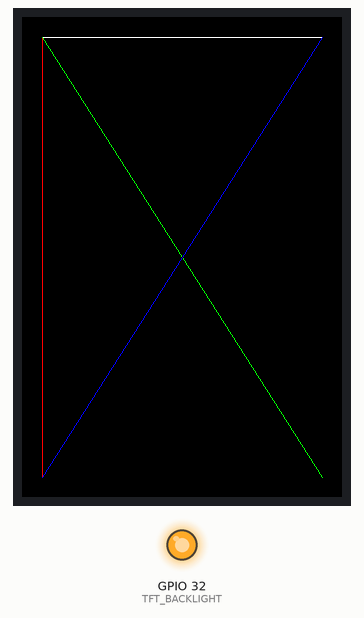
A sketch run on a simulated ESP32. Parts: 320×480 colour display, output pins drawn as LEDs (lit = HIGH). Pins used as bus, display or sensor lines are not drawn; what the sketch prints to the serial monitor is not drawn.

Above: at 1.5 s.
At 3.6 s:
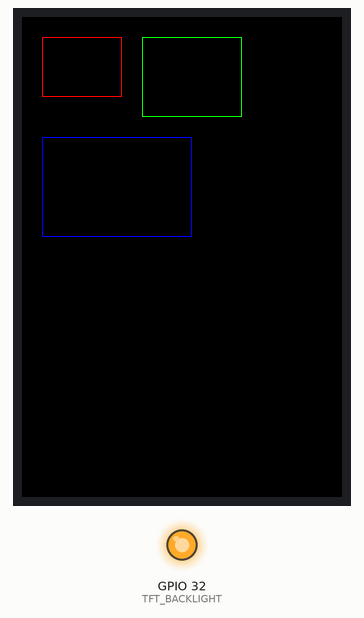
At 8.0 s:
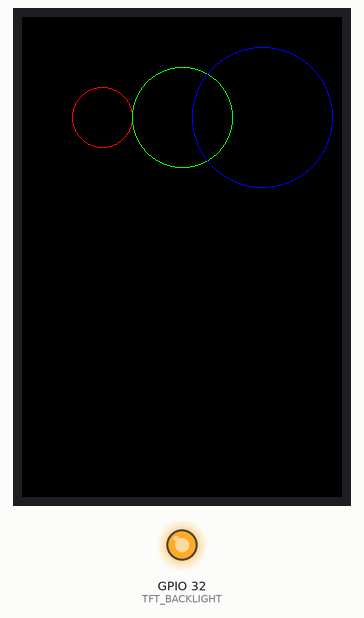
At 12.3 s:
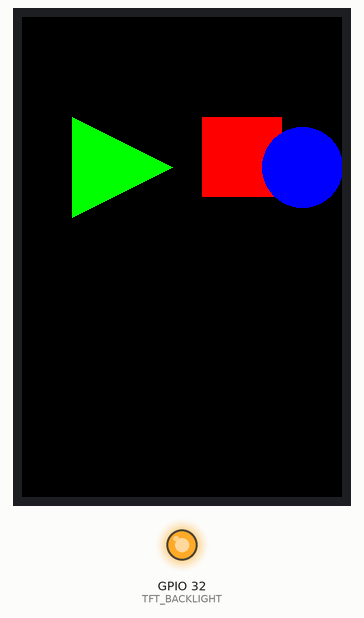
At 16.6 s:
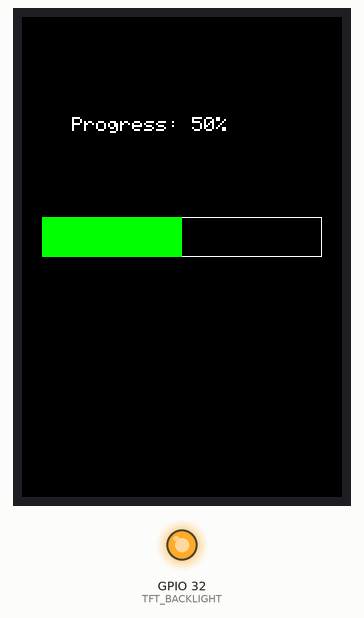
At 30.9 s:
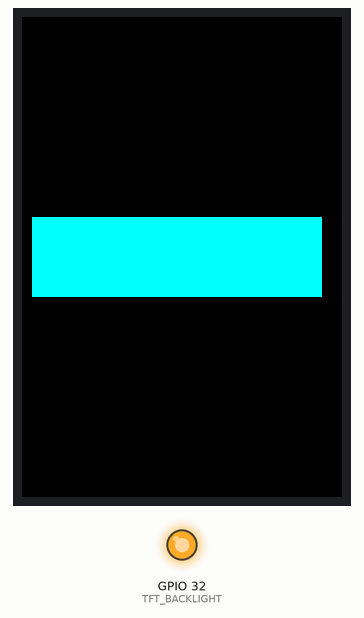

Measured:
- what the display in image 0 shows lasts 2.2 s, from 1.4 s to 3.6 s
- what the display in image 4 shows lasts 2.3 s, from 16.6 s to 18.9 s

The sketch:

Lesson05_Graphics.ino
```cpp
/*
 * Lesson 05: Graphics
 * 3.5 inch TFT-LCD Display Tutorial
 *
 * Course objectives: Learn how to draw basic shapes
 *
 * Key concepts:
 * - Draw lines
 * - Draw rectangles
 * - Draw circles
 * - Filled shapes
 *
 * Library needed (install once via Tools -> Manage Libraries):
 * - "GFX Library for Arduino" by moononournation. Any recent version works.
 *
 * Before uploading, pick your board in Arduino IDE under Tools -> Board:
 * "ESP32S3 Dev Module" for an ESP32-S3, or "ESP32 Dev Module" for a classic ESP32.
 */

#include <Arduino_GFX_Library.h>

// ==================== Color Name Compatibility ====================
// GFX Library 1.6.5+ renamed the short color macros (BLACK, RED, ...) to RGB565_*.
// These aliases keep the sketch compiling on both old (<=1.6.4) and new (>=1.6.5)
// versions. The #ifndef guard makes it a no-op on versions that still define BLACK.
#ifndef BLACK
  #define BLACK   RGB565_BLACK
  #define WHITE   RGB565_WHITE
  #define RED     RGB565_RED
  #define GREEN   RGB565_GREEN
  #define BLUE    RGB565_BLUE
  #define YELLOW  RGB565_YELLOW
  #define MAGENTA RGB565_MAGENTA
  #define CYAN    RGB565_CYAN
#endif


// ==================== SPI LCD Pin Definitions ====================
// This kit ships wired for ESP32-S3, but the display module's ribbon cable works
// with any board. Pins are selected automatically based on the board you choose
// in Arduino IDE (Tools -> Board), so the same sketch compiles on both.
#if defined(CONFIG_IDF_TARGET_ESP32S3)
  // ESP32-S3 (select "ESP32S3 Dev Module") - default wiring for this kit
  #define TFT_CS    10   // CS  (Chip Select)
  #define TFT_RST   42   // RESET
  #define TFT_DC    2    // DC/RS/A0 (Data/Command) - **Must connect!**
  #define TFT_MOSI  11   // SDA/MOSI (SPI data)
  #define TFT_SCLK  12   // SCL/SCLK (SPI clock)
  #define TFT_BACKLIGHT 41  // LEDA/BLK (Backlight)
  #define TFT_USE_PSRAM true
  #define TFT_SPI_NUM   HSPI    // S3: SPI3 host (=1). Usable buses are FSPI(=0) and HSPI(=1).
#else
  // Classic ESP32 (e.g. Lonely Binary PinPulse, select "ESP32 Dev Module")
  // NOTE: GPIO 41/42 do not exist on classic ESP32, and GPIO 6-11 are reserved for
  // the on-chip SPI flash, so the S3 pins above cannot be used. These are the
  // standard VSPI pins for classic ESP32.
  #define TFT_CS    15   // CS  (Chip Select)
  #define TFT_RST   4    // RESET
  #define TFT_DC    2    // DC/RS/A0 (Data/Command) - **Must connect!**
  #define TFT_MOSI  23   // SDA/MOSI (SPI data, VSPI default)
  #define TFT_SCLK  18   // SCL/SCLK (SPI clock, VSPI default)
  #define TFT_BACKLIGHT 32  // LEDA/BLK (Backlight)
  #define TFT_USE_PSRAM false
  #define TFT_SPI_NUM   VSPI    // classic ESP32: SPI3 host (=3). NOT FSPI(=1) -- that is the on-chip flash bus.
#endif

// ==================== Create the display object ====================
// "bus" sets up HOW we talk to the screen (hardware SPI on the pins above).
// "gfx" is the ST7796 screen driver (320x480) we call to draw text and shapes.
// Using a different screen size? See ADAPTATION_GUIDE.md in that size's folder.
Arduino_DataBus *bus = new Arduino_ESP32SPI(TFT_DC, TFT_CS, TFT_SCLK, TFT_MOSI, GFX_NOT_DEFINED, TFT_SPI_NUM /* HSPI on S3, VSPI on classic ESP32 */, true /* is_shared_interface */);
Arduino_ST7796 *gfx = new Arduino_ST7796(bus, TFT_RST, 0, true /* IPS */, 320, 480, 0, 0, 0, 0);

// ==================== Initialization ====================
void setup() {
  Serial.begin(115200);
  delay(1000);

  Serial.println("Lesson 05: Graphics");
  Serial.println("Initializing LCD...");

  // Turn the backlight on (on/off only, no brightness control).
  pinMode(TFT_BACKLIGHT, OUTPUT);
  digitalWrite(TFT_BACKLIGHT, HIGH);  // HIGH = backlight ON

  // Reset display
  pinMode(TFT_RST, OUTPUT);
  digitalWrite(TFT_RST, LOW);
  delay(10);
  digitalWrite(TFT_RST, HIGH);
  delay(120);

  // Initialize LCD
  if (!gfx->begin()) {
    Serial.println("LCD initialization failed!");
    while (1);
  }

  gfx->setRotation(0);

  Serial.println("LCD initialized successfully!");

  // ==================== Lesson Content ====================

  // Part 1: Draw lines
  Serial.println("Drawing lines...");
  gfx->fillScreen(BLACK);

  // Horizontal line
  gfx->drawLine(20, 20, 300, 20, WHITE);

  // Vertical line
  gfx->drawLine(20, 20, 20, 460, RED);

  // Diagonal lines
  gfx->drawLine(20, 20, 300, 460, GREEN);
  gfx->drawLine(300, 20, 20, 460, BLUE);

  delay(2000);

  // Part 2: Draw rectangles (outline)
  Serial.println("Drawing rectangles (outline)...");
  gfx->fillScreen(BLACK);

  // Small rect
  gfx->drawRect(20, 20, 80, 60, RED);

  // Medium rect
  gfx->drawRect(120, 20, 100, 80, GREEN);

  // Large rect
  gfx->drawRect(20, 120, 150, 100, BLUE);

  delay(2000);

  // Part 3: Draw filled rectangles
  Serial.println("Drawing filled rectangles...");
  gfx->fillScreen(BLACK);

  // Filled rects
  gfx->fillRect(20, 20, 80, 60, RED);
  gfx->fillRect(120, 20, 100, 80, GREEN);
  gfx->fillRect(20, 120, 150, 100, BLUE);

  delay(2000);

  // Part 4: Draw circles (outline)
  Serial.println("Drawing circles (outline)...");
  gfx->fillScreen(BLACK);

  // Small circle
  gfx->drawCircle(80, 100, 30, RED);

  // Medium circle
  gfx->drawCircle(160, 100, 50, GREEN);

  // Large circle
  gfx->drawCircle(240, 100, 70, BLUE);

  delay(2000);

  // Part 5: Draw filled circles
  Serial.println("Drawing filled circles...");
  gfx->fillScreen(BLACK);

  // Filled circles
  gfx->fillCircle(80, 200, 30, RED);
  gfx->fillCircle(160, 200, 50, GREEN);
  gfx->fillCircle(240, 200, 70, BLUE);

  delay(2000);

  // Part 6: Combined shapes - simple icons
  Serial.println("Creating simple icons...");
  gfx->fillScreen(BLACK);

  // Icon 1: Play button (triangle)
  gfx->fillTriangle(50, 100, 50, 200, 150, 150, GREEN);

  // Icon 2: Stop button (square)
  gfx->fillRect(180, 100, 80, 80, RED);

  // Icon 3: Circle button
  gfx->fillCircle(280, 150, 40, BLUE);

  delay(2000);

  // Part 7: Draw grid
  Serial.println("Drawing grid...");
  gfx->fillScreen(BLACK);

  // Grid lines
  for (int x = 0; x < 320; x += 40) {
    gfx->drawLine(x, 0, x, 480, CYAN);
  }
  for (int y = 0; y < 480; y += 40) {
    gfx->drawLine(0, y, 320, y, CYAN);
  }

  delay(2000);

  // Part 8: Draw progress bar
  Serial.println("Drawing progress bar...");
  gfx->fillScreen(BLACK);

  // Progress bar background
  gfx->drawRect(20, 200, 280, 40, WHITE);

  // Progress bar fill (50%)
  gfx->fillRect(20, 200, 140, 40, GREEN);

  // Show percentage
  gfx->setTextColor(WHITE);
  gfx->setTextSize(2);
  gfx->setCursor(50, 100);
  gfx->println("Progress: 50%");

  delay(2000);

  // Part 9: Animate graphics
  Serial.println("Animating graphics...");
  gfx->fillScreen(BLACK);

  // Moving circle
  for (int x = 40; x < 280; x += 10) {
    gfx->fillScreen(BLACK);
    gfx->fillCircle(x, 240, 30, YELLOW);
    delay(100);
  }

  // Growing rectangle
  for (int w = 20; w < 300; w += 10) {
    gfx->fillScreen(BLACK);
    gfx->fillRect(10, 200, w, 80, CYAN);
    delay(50);
  }

  Serial.println("Graphics demonstration complete!");
}

void loop() {
  delay(1000);
}
```
